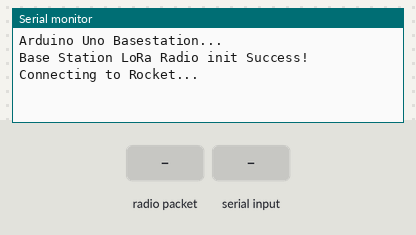
Bench run of a sketch on a simulated Arduino Uno, built with avr-gcc and run on an emulated ATmega328P. Parts: the last lines printed to the serial monitor. The inputs (shaded band) are chosen by the test bench. No radio packets arrive unless stated.

Above: at 1.2 s.
1.3 s: radio packet "1" arrives
At 2.5 s:
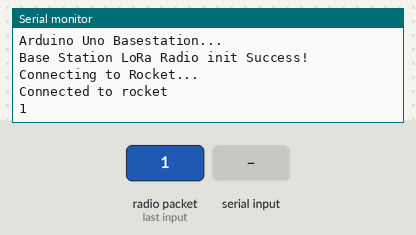
2.8 s: byte 30 received over Serial
At 3.8 s:
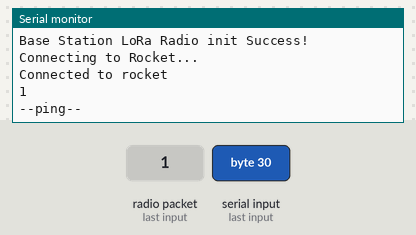
4.3 s: radio packet "0" arrives
At 5.0 s:
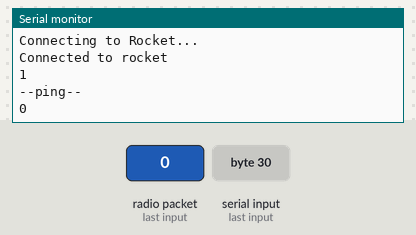

The sketch:

basestation_fulltestbuild.ino
```cpp
// Feather9x_TX
// -*- mode: C++ -*-
// Example sketch showing how to create a simple messaging client (transmitter)
// with the RH_RF95 class. RH_RF95 class does not provide for addressing or
// reliability, so you should only use RH_RF95 if you do not need the higher
// level messaging abilities.
// It is designed to work with the other example Feather9x_RX

#include <SPI.h>
#include <RH_RF95.h>

//for arduino uno
#define RFM95_INT     3  // `
#define RFM95_CS      4  //
#define RFM95_RST     2  // "A"
#define LED

// Change to 434.0 or other frequency, must match RX's freq!
#define RF95_FREQ 915.0

// Singleton instance of the radio driver
RH_RF95 rf95(RFM95_CS, RFM95_INT);

void setup()
{
  pinMode(RFM95_RST, OUTPUT);
  digitalWrite(RFM95_RST, HIGH);

  Serial.begin(115200);
  Serial.flush();
  while (!Serial){;}

  Serial.println("Arduino Uno Basestation...");

  if (!rf95.init())
    Serial.println("init failed");

  Serial.println("Base Station LoRa Radio init Success!");


  if (!rf95.setFrequency(RF95_FREQ))
    Serial.println("setFrequency failed");


  // Defaults after init are 434.0MHz, 13dBm, Bw = 125 kHz, Cr = 4/5, Sf = 128chips/symbol, CRC on

  // The default transmitter power is 13dBm, using PA_BOOST.
  // If you are using RFM95/96/97/98 modules which uses the PA_BOOST transmitter pin, then
  // you can set transmitter powers from 5 to 23 dBm:
  rf95.setTxPower(23, false);


  Serial.println("Connecting to Rocket...");

}


//int16_t packetnum = 0;  // packet counter, we increment per xmission
bool CON_STATUS = false; // rocket connection status
unsigned long rxtime = 0;
uint8_t buf[RH_RF95_MAX_MESSAGE_LEN];
uint8_t len = sizeof(buf);
uint8_t TX1[] = "Base Station: Connected\n";

void loop()
{
//RadioRoutine();
if (Serial.available())
{
  char inChar = (char)Serial.read();
  Serial.println("--ping--");
  uint8_t Msg[] = "S";
  rf95.send(Msg,sizeof(Msg));
}

  if (rf95.available())
  {

    if (!CON_STATUS)
    {

        if(rf95.recv(buf, &len))
        {

          Serial.println("Connected to rocket");
          Serial.println((char*)buf);
          CON_STATUS = true;
          rxtime = millis();
          //Serial.println("attempting tx");
          rf95.send(TX1,sizeof(TX1));
          rf95.waitPacketSent();
        }


     } //end if(!CON_STATUS)

    if(rf95.recv(buf, &len))
    {
      //Serial.println("Normal Stream");
      Serial.print((char*)buf);
      clearbuff();
    }


   }


} //end void loop()


void clearbuff() {
  memset(buf, 0, RH_RF95_MAX_MESSAGE_LEN);
}
```

Measured:
- after the input at 1.3 s, the serial monitor: prints a new line at once (image 1)
- after the input at 2.8 s, the serial monitor: prints a new line at once (image 2)
- after the input at 4.3 s, the serial monitor: prints a new line at once (image 3)
